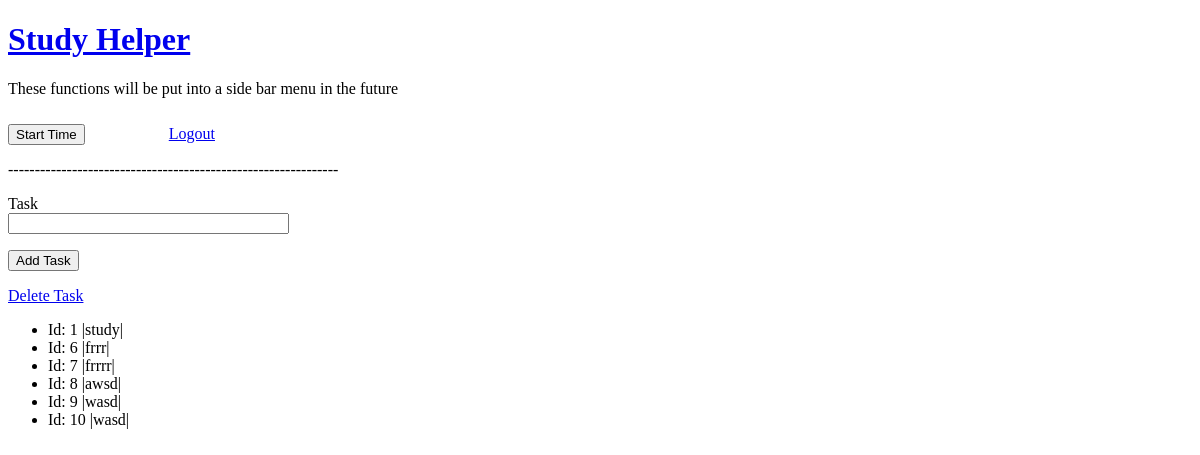
Page /todo-tracker (signed in) on the committed database.
### myapp/models.py (models this page shows)
class Task(UserMixin, db.Model):
    id = db.Column(db.Integer, primary_key=True)
    task = db.Column(db.String(256), index=True)
    author_id = db.Column(db.Integer, db.ForeignKey('user.id'))
    def __repr__(self):
        return f'Id: {self.id} |{self.task}|'

### myapp/routes.py (the view)
@myapp_obj.route("/todo-tracker", methods=['GET', 'POST'])
@login_required
def todo_tracker():
    add_form = TaskForm()
    list = Task.query.filter_by(author_id = current_user.get_id())
    if add_form.validate_on_submit():
        task = Task(task = add_form.task.data, author_id = current_user.get_id())
        db.session.add(task)
        db.session.commit()
        flash('Task added.')
    return render_template("/user/todo-tracker.html", add_form=add_form, list=list)

### myapp/forms.py
class TaskForm(FlaskForm):
    task = StringField('Task', validators=[DataRequired()])
    submit = SubmitField('Add Task')

### myapp/models.py (called while the page is built)
@login.user_loader
def load_user(id):
    return User.query.get(int(id))

### myapp/templates/user/todo-tracker.html (shortened to what this page needs)
{% extends "user/user_menu.html" %}
{% block content %}
<form method="POST" novalidate>
<p> {{ add_form.task.label }} <br>
{{ add_form.task(size=32) }}</p>
<p>{{ add_form.submit() }}</p>
</form>
<a href="/todo-tracker/delete">Delete Task</a>
<ul>
{% for tasks in list %}
    <li>{{ tasks }}</li>
{% endfor %}
</ul>
{% endblock %}

### myapp/static/css/pomodoro.css (style rules this page uses)
body { margin: 20; padding: 10; }

### rows in the picture
Task: id+task "Id: 1 |study|"
Task: id+task "Id: 6 |frrr|"
Task: id+task "Id: 7 |frrrr|"
Task: id+task "Id: 8 |awsd|"
Task: id+task "Id: 9 |wasd|"
Task: id+task "Id: 10 |wasd|"

### other values in the picture
{{ add_form.task.label }} "Task"
